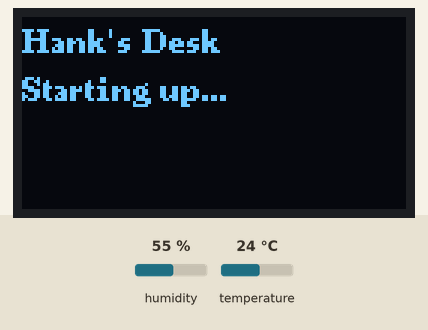
Bench run of a sketch on a simulated ESP32. On the bench: 128×64 one-colour display. The inputs (shaded band) are chosen by the test bench; at power-on: humidity 55 %, temperature 24 °C. WiFi joins after 1.5 s; servers stay silent unless stated; no MQTT or app messages arrive unless stated; not simulated (calls return 0 or success): ../secrets.h; what the sketch prints to the serial monitor is not drawn.

Above: at 0.1 s.
At 3.7 s:
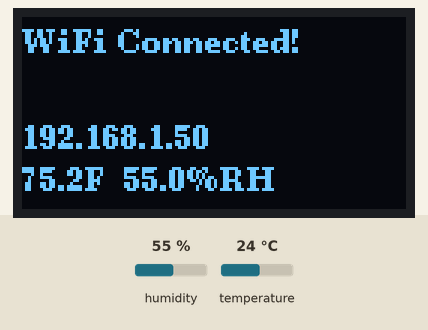
At 5.8 s:
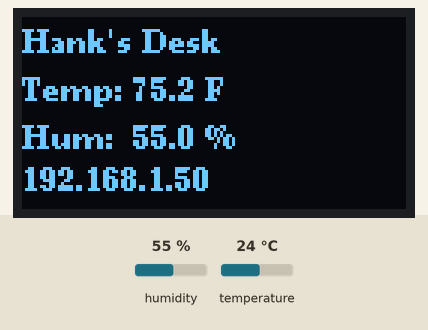

Measured:
- what the display in image 1 shows lasts 2.0 s, from 3.7 s to 5.7 s

The sketch:

HanksDeskDashV1.ino
```cpp
// Hank Desk Dash V1
// beginning code for a desk dashboard to control my smarthome and view real time info
// With an ESP32, an oled display, temp/humidity sensor, and basic controls.
// Connects to wifi and displays info on screen and sends commands back to Home assistant through MQTT

#include "../secrets.h"
#include <WiFi.h>
#include <DHT.h>
#include <PubSubClient.h>
#include <ArduinoOTA.h>
#include <SPI.h>
#include <U8g2lib.h>


//  MQTT Settings
const int mqtt_port = 1883; // default port
const char* mqtt_topic = "home/esp32/temperature";

//  DHT Setup
#define DHTPIN 14          // GPIO14 DHT22 is
#define DHTTYPE DHT22      // DHT 22 (AM2302)

#define SCREEN_WIDTH 128
#define SCREEN_HEIGHT 32

// SPI OLED pin definitions
#define OLED_DC   17
#define OLED_CS   5
#define OLED_RESET 16

// Constructor for SH1106 128x64 SPI
U8G2_SH1106_128X64_NONAME_F_4W_HW_SPI u8g2(U8G2_R0, /* cs=*/ OLED_CS, /* dc=*/ OLED_DC, /* reset=*/ OLED_RESET);


DHT dht(DHTPIN, DHTTYPE);

//  MQTT Topics
const char* temperature_topic = "home/esp32/temperature/hanksdesk";
const char* humidity_topic = "home/esp32/humidity/hanksdesk";


WiFiClient espClient;
PubSubClient client(espClient);

void setup_wifi() {
  Serial.println();
  Serial.print("Connecting to ");
  Serial.println(WIFI_SSID);

  WiFi.mode(WIFI_STA); // Station mode
  WiFi.begin(WIFI_SSID, WIFI_PASSWORD);

  int retries = 0;
  while (WiFi.status() != WL_CONNECTED) {
    // Show "Connecting..." screen with dot animation
    u8g2.clearBuffer();
    u8g2.setFont(u8g2_font_ncenB08_tr);
    u8g2.drawStr(0, 12, "Connecting to WiFi");
    u8g2.drawStr(0, 28, WIFI_SSID);

    // Animate dots based on retry count
    char dots[4] = "   ";
    for (int i = 0; i < (retries % 4); i++) dots[i] = '.';
    u8g2.drawStr(0, 44, dots);

    u8g2.sendBuffer();

    delay(500);
    Serial.print(".");
    retries++;
    if (retries > 20) { // After 10 seconds give up
      Serial.println("Failed to connect to WiFi!");

      u8g2.clearBuffer();
      u8g2.setFont(u8g2_font_ncenB08_tr);
      u8g2.drawStr(0, 12, "WiFi Failed!");
      u8g2.drawStr(0, 28, "Check credentials");
      u8g2.sendBuffer();

      return;
    }
  }

  Serial.println("");
  Serial.println("WiFi connected!");
  Serial.println("IP address: ");
  Serial.println(WiFi.localIP());

  // Show "Connected!" screen with IP address
  u8g2.clearBuffer();
  u8g2.setFont(u8g2_font_ncenB08_tr);
  u8g2.drawStr(0, 12, "WiFi Connected!");
  u8g2.drawStr(0, 28, WIFI_SSID);

  // Display IP address
  char ipStr[20];
  WiFi.localIP().toString().toCharArray(ipStr, sizeof(ipStr));
  u8g2.drawStr(0, 44, ipStr);

  // Show current temp/humidity on connected screen if sensor is ready
  float h = dht.readHumidity();
  float t = dht.readTemperature(true); // Fahrenheit
  if (!isnan(h) && !isnan(t)) {
    char sensorStr[32];
    snprintf(sensorStr, sizeof(sensorStr), "%.1fF  %.1f%%RH", t, h);
    u8g2.drawStr(0, 58, sensorStr);
  }

  u8g2.sendBuffer();
  delay(2000); // Hold the connected screen for 2 seconds
}

void reconnect() {
  // Loop until we're reconnected
  while (!client.connected()) {
    Serial.print("Attempting MQTT connection...");
    // Attempt to connect
    if (client.connect("ESP32Client", MQTT_USER, MQTT_PASSWORD)) {
      Serial.println("connected");
    } else {
      Serial.print("failed, rc=");
      Serial.print(client.state());
      Serial.println(" try again in 5 seconds");
      delay(5000);
    }
  }
}

void setup_OTA() {
  // OTA Setup
  ArduinoOTA.setHostname(HANKDESKDASH_OTA_HOSTNAME);
  ArduinoOTA.setPassword(HANKDESKDASH_OTA_PASSWORD);

  ArduinoOTA.onStart([]() {
    Serial.println("Start updating...");
  });
  ArduinoOTA.onEnd([]() {
    Serial.println("\nEnd");
  });
  ArduinoOTA.onError([](ota_error_t error) {
    Serial.printf("Error[%u]: ", error);
    if (error == OTA_AUTH_ERROR) Serial.println("Auth Failed");
    else if (error == OTA_BEGIN_ERROR) Serial.println("Begin Failed");
    else if (error == OTA_CONNECT_ERROR) Serial.println("Connect Failed");
    else if (error == OTA_RECEIVE_ERROR) Serial.println("Receive Failed");
    else if (error == OTA_END_ERROR) Serial.println("End Failed");
  });
  ArduinoOTA.begin();
  Serial.println("OTA Ready");
}


void setup() {
  Serial.begin(115200); //Serial setup

  // Init display first so we can give feedback on wifi status
  u8g2.begin();

  u8g2.clearBuffer();
  u8g2.setFont(u8g2_font_ncenB08_tr);
  u8g2.drawStr(0, 12, "Hank's Desk");
  u8g2.drawStr(0, 28, "Starting up...");
  u8g2.sendBuffer();

  dht.begin();
  delay(2000);

  setup_wifi(); //Call wifi setup
  while (WiFi.status() != WL_CONNECTED) {
    delay(500);
    Serial.print(".");
  }

  setup_OTA(); //Call OTA setup

  client.setServer(MQTT_SERVER, 1883); //Set MQTT server
}

void loop() {
  ArduinoOTA.handle();
  if (!client.connected()) {
    reconnect();
  }
  client.loop();

  // Read DHT22 values
  float humidity = dht.readHumidity();
  float temperature = dht.readTemperature(true); // Fahrenheit

  if (isnan(humidity) || isnan(temperature)) {
    Serial.println("Failed to read from DHT sensor!");

    u8g2.clearBuffer();
    u8g2.setFont(u8g2_font_ncenB08_tr);
    u8g2.drawStr(0, 12, "Sensor Error!");
    u8g2.drawStr(0, 28, "DHT22 read failed");
    u8g2.sendBuffer();

    return;
  }

  // Debug prints
  // Serial.print("Temperature: ");
  // Serial.print(temperature);
  // Serial.print(" °F  |  Humidity: ");
  // Serial.print(humidity);
  // Serial.println(" %");

  // Publish to MQTT
  client.publish(temperature_topic, String(temperature).c_str(), true);
  client.publish(humidity_topic, String(humidity).c_str(), true);

  // Update display with current readings
  char tempStr[16];
  char humStr[16];
  char ipStr[20];
  snprintf(tempStr, sizeof(tempStr), "Temp: %.1f F", temperature);
  snprintf(humStr, sizeof(humStr), "Hum:  %.1f %%", humidity);
  WiFi.localIP().toString().toCharArray(ipStr, sizeof(ipStr));

  u8g2.clearBuffer();
  u8g2.setFont(u8g2_font_ncenB08_tr);
  u8g2.drawStr(0, 12, "Hank's Desk");
  u8g2.drawStr(0, 28, tempStr);
  u8g2.drawStr(0, 44, humStr);
  u8g2.drawStr(0, 58, ipStr);
  u8g2.sendBuffer();

  delay(30000); // Read and publish every 30 seconds
}
```
